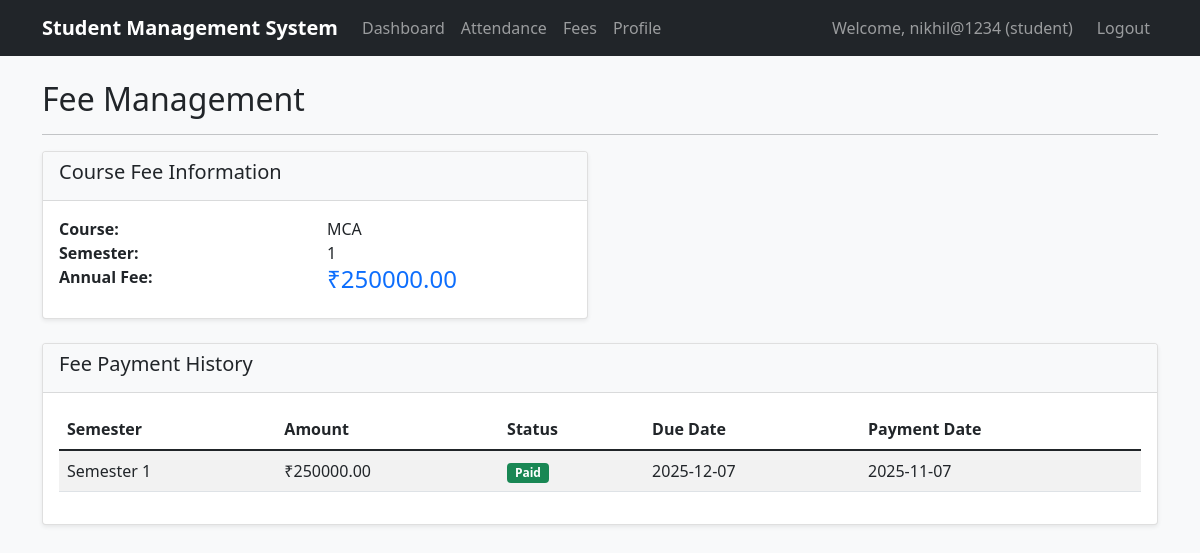
/student/fees (signed in), run on the app's committed database.
### tables this page shows
CREATE TABLE students (
            id INTEGER PRIMARY KEY AUTOINCREMENT,
            student_id TEXT UNIQUE NOT NULL,
            name TEXT NOT NULL,
            email TEXT UNIQUE NOT NULL,
            phone TEXT,
            course_id INTEGER,
            semester INTEGER NOT NULL,
            password TEXT NOT NULL,
            created_at TIMESTAMP DEFAULT CURRENT_TIMESTAMP,
            FOREIGN KEY (course_id) REFERENCES courses (id)
        );

CREATE TABLE courses (
            id INTEGER PRIMARY KEY AUTOINCREMENT,
            course_code TEXT UNIQUE NOT NULL,
            course_name TEXT NOT NULL,
            fee_amount DECIMAL(10,2) NOT NULL,
            duration INTEGER,
            description TEXT,
            created_at TIMESTAMP DEFAULT CURRENT_TIMESTAMP
        );

CREATE TABLE fee_records (
            id INTEGER PRIMARY KEY AUTOINCREMENT,
            student_id INTEGER NOT NULL,
            course_id INTEGER NOT NULL,
            semester INTEGER NOT NULL,
            amount DECIMAL(10,2) NOT NULL,
            payment_status TEXT NOT NULL CHECK(payment_status IN ('paid', 'unpaid')),
            payment_date DATE,
            due_date DATE NOT NULL,
            created_at TIMESTAMP DEFAULT CURRENT_TIMESTAMP,
            FOREIGN KEY (student_id) REFERENCES students (id),
            FOREIGN KEY (course_id) REFERENCES courses (id)
        );

### app.py (the view)
@app.route('/student/fees')
def student_fees():
    if 'user_type' not in session or session['user_type'] != 'student':
        return redirect(url_for('login'))
    conn = get_db_connection()
    student_course = conn.execute('''
        SELECT c.course_name, c.fee_amount, s.semester
        FROM students s
        JOIN courses c ON s.course_id = c.id
        WHERE s.id = ?
    ''', (session['user_id'],)).fetchone()
    fee_history = conn.execute('''
        SELECT semester, amount, payment_status, payment_date, due_date, created_at
        FROM fee_records
        WHERE student_id = ?
        ORDER BY semester DESC, created_at DESC
    ''', (session['user_id'],)).fetchall()
    conn.close()
    return render_template('student_fees.html',
                         student_course=student_course,
                         fee_history=fee_history)

### database.py (called while the page is built)
def get_db_connection():
    conn = sqlite3.connect('student_management.db')
    conn.row_factory = sqlite3.Row
    return conn

### templates/student_fees.html (shortened to what this page needs)
{% extends "base.html" %}
{% block content %}
<div class="row">
    <div class="col-12">
        <h2>Fee Management</h2>
        <hr>
    </div>
</div>
<div class="row mb-4">
    <div class="col-md-6">
        <div class="card">
            <div class="card-header">
                <h5>Course Fee Information</h5>
            </div>
            <div class="card-body">
                {% if student_course %}
                <div class="row">
                    <div class="col-6">
                        <strong>Course:</strong>
                    </div>
                    <div class="col-6">
                        {{ student_course.course_name }}
                    </div>
                </div>
                <div class="row">
                    <div class="col-6">
                        <strong>Semester:</strong>
                    </div>
                    <div class="col-6">
                        {{ student_course.semester }}
                    </div>
                </div>
                <div class="row">
                    <div class="col-6">
                        <strong>Annual Fee:</strong>
                    </div>
                    <div class="col-6">
                        <h4 class="text-primary">₹{{ "%.2f"|format(student_course.fee_amount) }}</h4>
                    </div>
                </div>
                {% else %}
                <p class="text-muted">No course information available.</p>
                {% endif %}
            </div>
        </div>
    </div>
</div>
<div class="row">
    <div class="col-12">
        <div class="card">
            <div class="card-header">
                <h5>Fee Payment History</h5>
            </div>
            <div class="card-body">
                {% if fee_history %}
                    <div class="table-responsive">
                        <table class="table table-striped">
                            <thead>
                                <tr>
                                    <th>Semester</th>
                                    <th>Amount</th>
                                    <th>Status</th>
                                    <th>Due Date</th>
                                    <th>Payment Date</th>
                                </tr>
                            </thead>
                            <tbody>
                                {% for fee in fee_history %}
                                <tr>
                                    <td>Semester {{ fee.semester }}</td>
                                    <td>₹{{ "%.2f"|format(fee.amount) }}</td>
                                    <td>
                                        <span class="badge bg-{{ 'success' if fee.payment_status == 'paid' else 'warning' }}">
                                            {{ fee.payment_status|title }}
                                        </span>
                                    </td>
                                    <td>{{ fee.due_date }}</td>
                                    <td>{{ fee.payment_date or 'Not Paid' }}</td>
                                </tr>
                                {% endfor %}
                            </tbody>
                        </table>
                    </div>
                {% else %}
                    <p class="text-muted">No fee records found.</p>
                {% endif %}
            </div>
        </div>
    </div>
</div>
{% endblock %}

### templates/base.html (shortened to what this page needs)
<!DOCTYPE html>
<html lang="en">
<head>
    <link href="https://cdn.jsdelivr.net/npm/bootstrap@5.1.3/dist/css/bootstrap.min.css" rel="stylesheet">
    <link href="{{ url_for('static', filename='style.css') }}" rel="stylesheet">
</head>
<body>
    <nav class="navbar navbar-expand-lg navbar-dark bg-dark">
        <div class="container">
            <a class="navbar-brand" href="{{ url_for('admin_dashboard' if session.user_type == 'admin' else 'student_dashboard') }}">
                Student Management System
            </a>
            {% if session.user_type %}
            <div class="collapse navbar-collapse" id="navbarNav">
                <ul class="navbar-nav me-auto">
                    {% if session.user_type == 'admin' %}
                    <li class="nav-item dropdown">
                        <a class="nav-link dropdown-toggle" href="#" id="navbarDropdown" role="button" data-bs-toggle="dropdown">
                            Management
                        </a>
                        <ul class="dropdown-menu">
                            <li><a class="dropdown-item" href="{{ url_for('manage_courses') }}">Courses</a></li>
                            <li><a class="dropdown-item" href="{{ url_for('manage_students') }}">Students</a></li>
                            <li><a class="dropdown-item" href="{{ url_for('manage_fees') }}">Fee Records</a></li>
                            <li><a class="dropdown-item" href="{{ url_for('admin_attendance') }}">Attendance</a></li>
                        </ul>
                    </li>
                    {% else %}
                    <li class="nav-item">
                        <a class="nav-link" href="{{ url_for('student_dashboard') }}">Dashboard</a>
                    </li>
                    <li class="nav-item">
                        <a class="nav-link" href="{{ url_for('student_attendance') }}">Attendance</a>
                    </li>
                    <li class="nav-item">
                        <a class="nav-link" href="{{ url_for('student_fees') }}">Fees</a>
                    </li>
                    <li class="nav-item">
                        <a class="nav-link" href="{{ url_for('student_profile') }}">Profile</a>
                    </li>
                    {% endif %}
                </ul>
                {% endif %}
                <div class="navbar-nav ms-auto">
                    {% if session.user_type %}
                        <span class="navbar-text me-3">
                            Welcome, {{ session.username }} ({{ session.user_type }})
                        </span>
                        <a class="nav-link" href="{{ url_for('logout') }}">Logout</a>
                    {% endif %}
                </div>
            </div>
        </div>
    </nav>
    <div class="container mt-4">
        {% block content %}{% endblock %}
    </div>
</body>
</html>

### static/css/style.css (style rules this page uses)
body { background-color: #f8f9fa; }
.card { box-shadow: 0 0.125rem 0.25rem rgba(0, 0, 0, 0.075); border: 1px solid rgba(0, 0, 0, 0.125); }
.card-header { background-color: #f8f9fa; border-bottom: 1px solid rgba(0, 0, 0, 0.125); }
.table th { border-top: none; }
.navbar-brand { font-weight: bold; }

### data on the page
students: username "nikhil@1234", semester "1"
courses: course_name "MCA", fee_amount "250000.00"
fee_records: semester "1", amount "250000.00", payment_status "Paid", due_date "2025-12-07", payment_date "2025-11-07"

### other printed values
{{ session.user_type }} "student"
